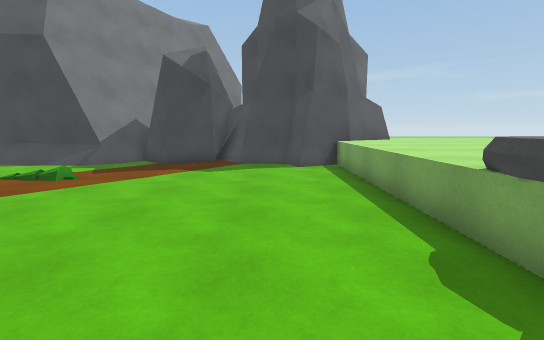
[1] (above)

22 first-person views from a walk through a Unity game level. The camera is 1.4 m above the floor, tilts 8° down and sees 85° across. The floor is counted in squares, 1 m on a side. Each view is taken from the middle of a square. On the plan, view 1 faces up. The plan holds only what a view shows up to about 14 squares ahead; the rest is blank. The place goes on beyond the plan. The player is left out.

[2]
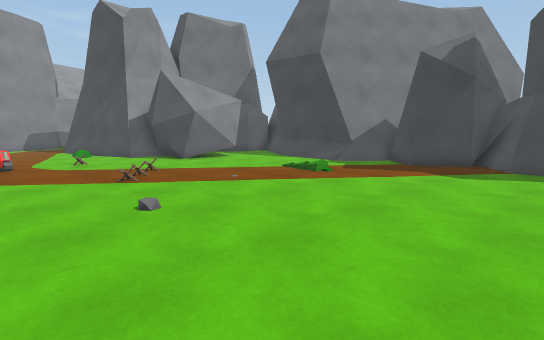

[3]
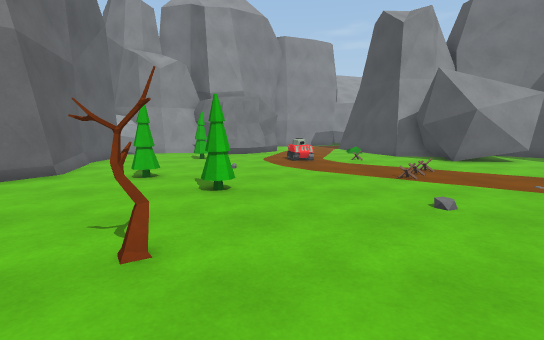

[4]
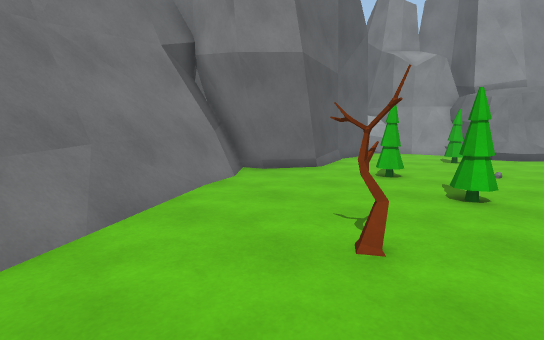

[5]
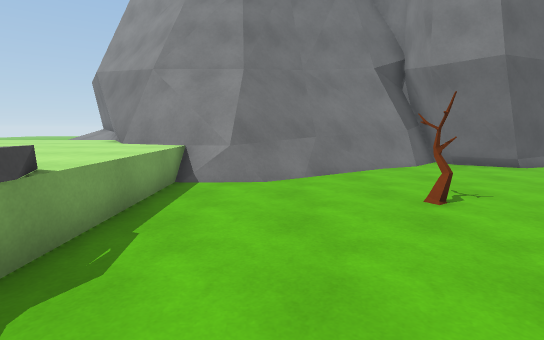

[6]
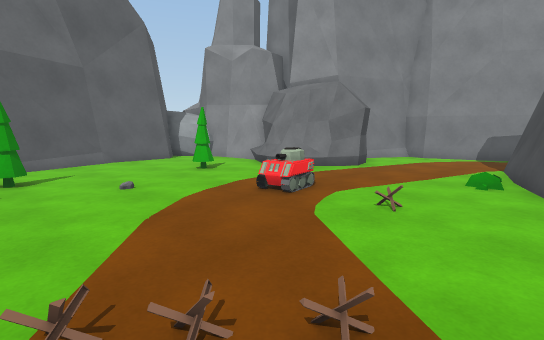

[7]
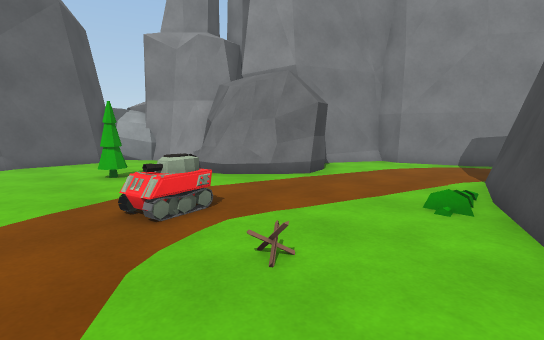

[8]
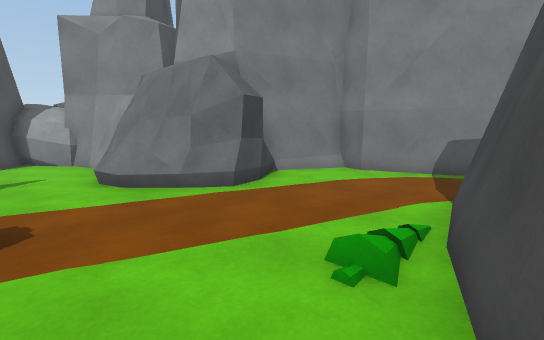

[9]
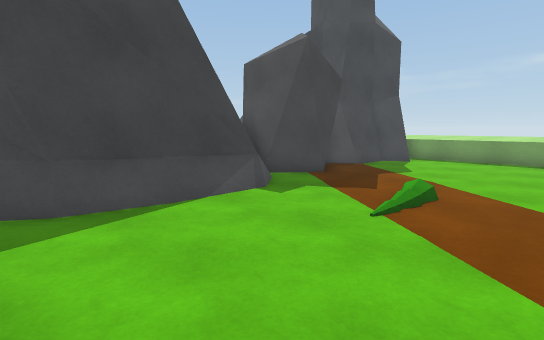

[10]
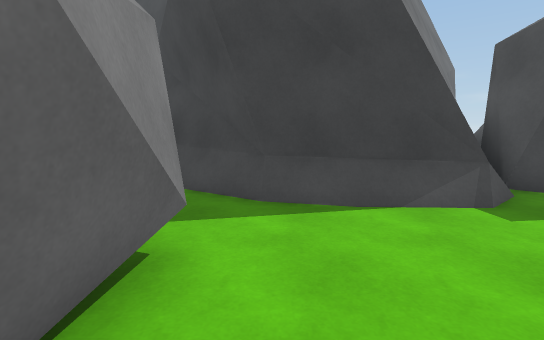

[11]
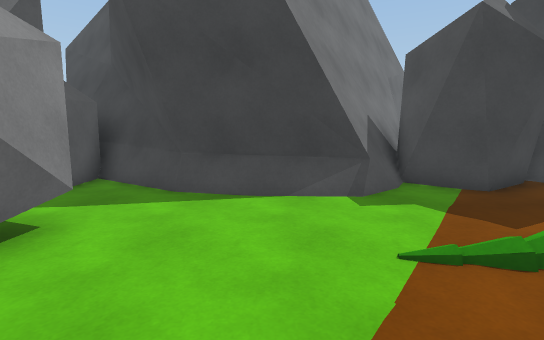

[12]
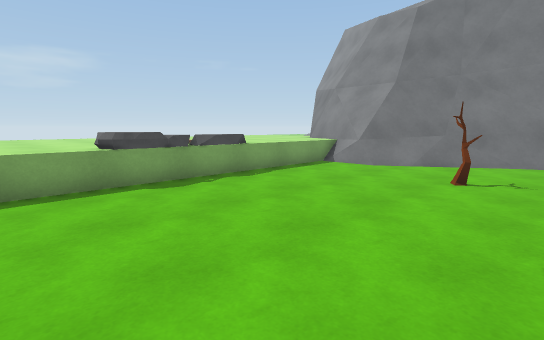

[13]
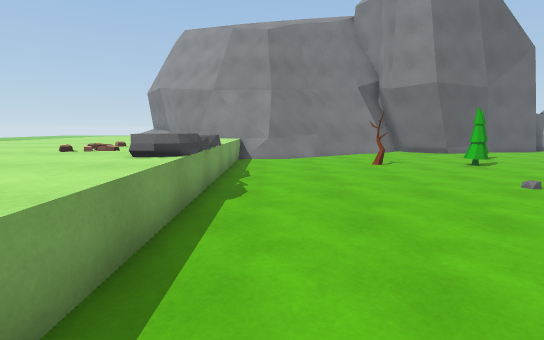

[14]
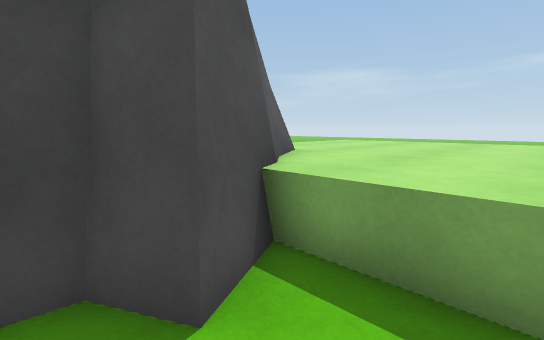

[15]
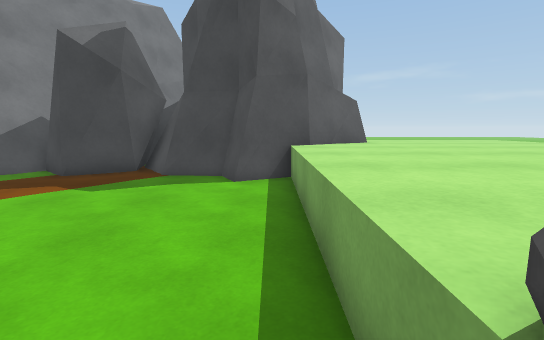

[16]
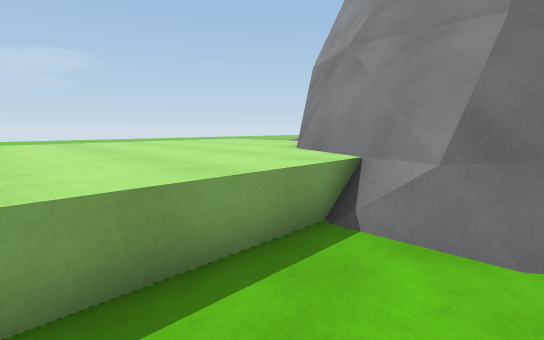

[17]
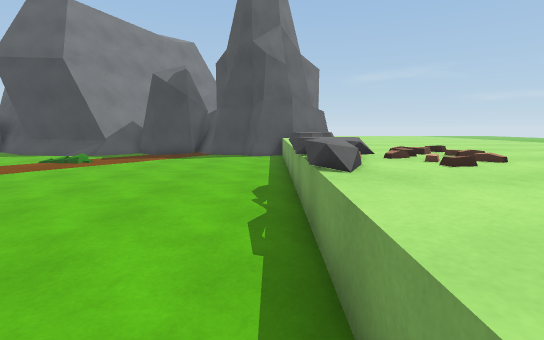

[18]
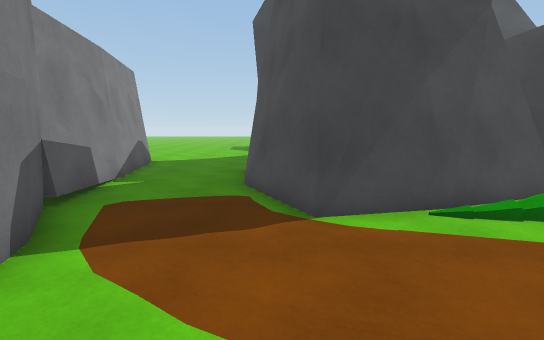

[19]
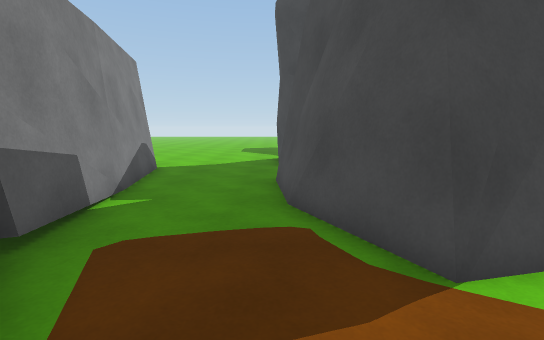

[20]
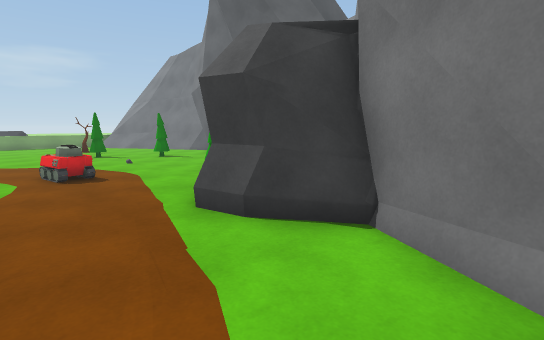

[21]
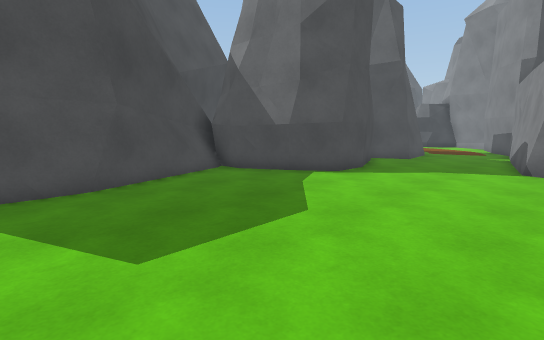

[22]
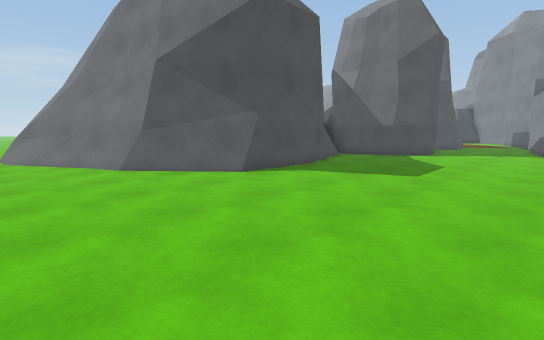

### Floor plan
Key: @ floor where view 1 was taken; # wall or solid block; x gap in a wall; . main floor; : floor 0.25 m higher than the main floor; / step, stairs or slope; = window, fence, low wall or low ledge; ^ raised ledge; v drop or lower ground; R rock; T tank; E tree; O other object.
Columns run from 27 left of view 1 to 6 right of it. Each row starts with its distance up from view 1.
 31 . ..........
 30  ..............=#==
 29 .............==####
 28 ...........=####
 27 ..........####
 26 .........##
 25 ........##
 24 ........#
 23 ........#
 22 ........#
 21 ........#
 20 ........#
 19 ........##             ##x
 18 .........##            #=
 17 ........###           ##v
 16 .......#####          ##
 15 ......##    ##       #####       ^
 14 .....##      ###     #####      #^
 13 .....##      ####   ########  #^^^
 12 #.....#      #.######=###.#####^^^
 11 ##....#       ..............##^^^^
 10  #.....        #..............^^^^
  9  #...##        #..............^^^^
  8  #...##        #.....:........^^^^
  7  ##...#      ###..............^^^^
  6   #...#     ###...............^^^^
  5   #...#######.................^^^^
  4   #....###= ..................R^^^
  3   RR..............==..........R^^^
  2    R..........................ROO^
  1    RR.........T...............O#OO
  0     R........TT............@..OOO^
 -1     #..RRR....................^^^^
 -2     ###RRRR.........E...E.....^^^^
 -3       ##RRRR............E.....^^^^
 -4          RR..E....E...........^^^^
 -5          #R.......EE......./==^^^^
 -6          ##...............O=^##^^^
 -7          ##.............===#####^^
 -8           #R.########.=######   #^
 -9           RR####    #######      ^
-10           RRR       ##
-11            R

Positions as (right, up) in squares from view 1, and headings:
1: (0, 0), facing up
2: (0, 0), facing up-left
3: (0, -1), facing left
4: (0, -1), facing down-left
5: (0, 3), facing down
6: (-8, 5), facing down-left
7: (-11, 5), facing down-left
8: (-14, 5), facing down-left
9: (-12, 6), facing up-right
10: (-11, 6), facing up
11: (-9, 5), facing up
12: (-5, 6), facing down-right
13: (1, 9), facing down
14: (0, 9), facing up-right
15: (2, 3), facing up
16: (0, -1), facing down-right
17: (2, -4), facing up
18: (-21, -1), facing up
19: (-22, 1), facing up
20: (-23, 2), facing down-right
21: (-27, 23), facing down-right
22: (-27, 31), facing down-right
